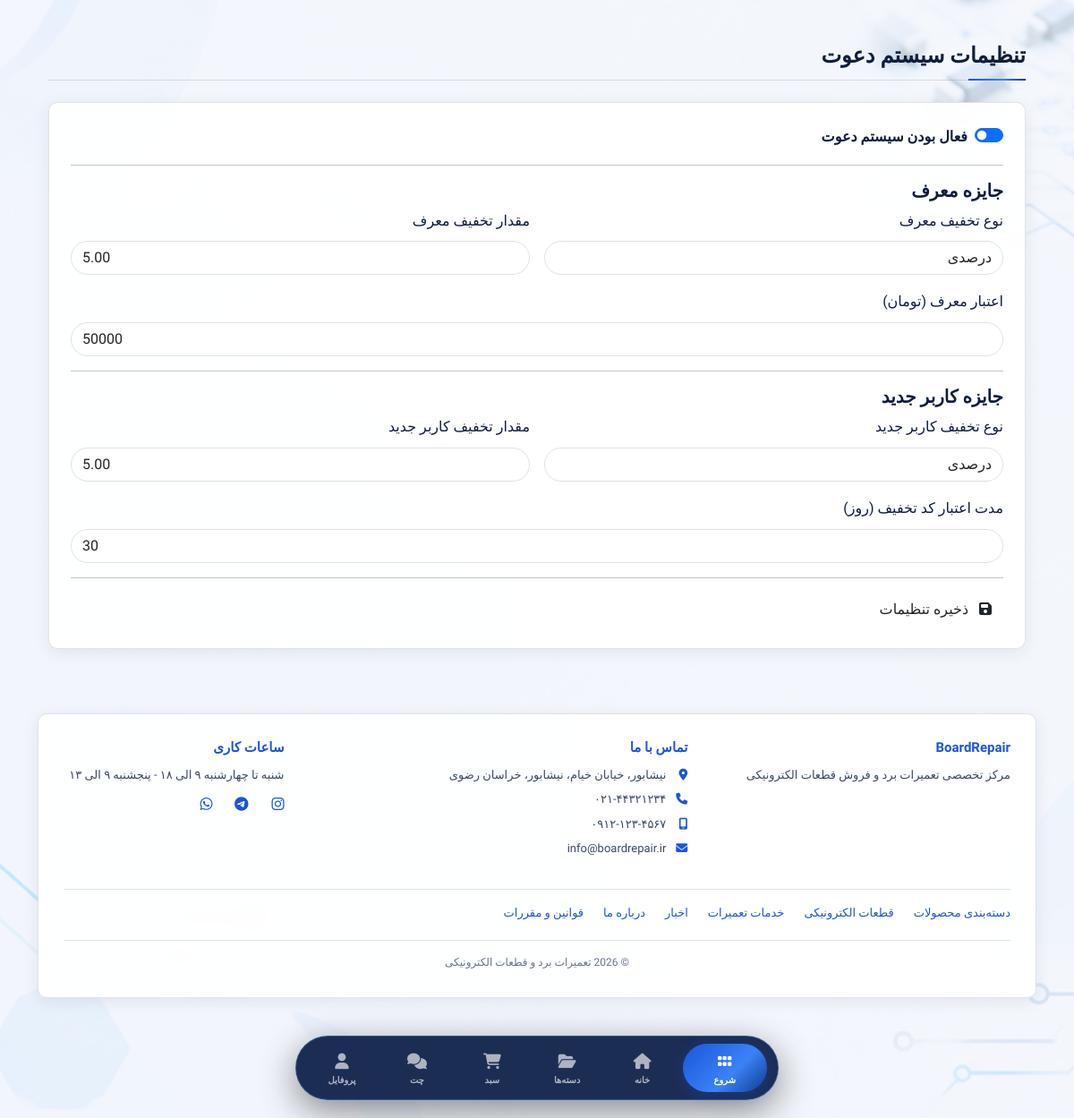
/admin-panel/referral-settings/ (signed in), run on the app's committed database.
### shop/models.py (models this page shows, shortened)
class ReferralSettings(models.Model):
    is_active = models.BooleanField(default=True, verbose_name="فعال بودن سیستم دعوت")
    referrer_discount_type = models.CharField(
        max_length=10,
        choices=[('percentage', 'درصدی'), ('fixed', 'ثابت')],
        default='percentage',
        verbose_name="نوع تخفیف برای معرف"
    )
    referrer_discount_amount = models.DecimalField(
        max_digits=5,
        decimal_places=2,
        default=5.00,
        verbose_name="مقدار تخفیف برای معرف"
    )
    referrer_credit_amount = models.DecimalField(
        max_digits=10,
        decimal_places=0,
        default=50000,
        verbose_name="مقدار اعتبار برای معرف (تومان)"
    )
    new_user_discount_type = models.CharField(
        max_length=10,
        choices=[('percentage', 'درصدی'), ('fixed', 'ثابت')],
        default='percentage',
        verbose_name="نوع تخفیف برای کاربر جدید"
    )
    new_user_discount_amount = models.DecimalField(
        max_digits=5,
        decimal_places=2,
        default=5.00,
        verbose_name="مقدار تخفیف برای کاربر جدید"
    )
    discount_expiry_days = models.PositiveIntegerField(
        default=30,
        verbose_name="مدت اعتبار کد تخفیف (روز)"
    )
    created_at = models.DateTimeField(auto_now_add=True)
    updated_at = models.DateTimeField(auto_now=True)
    class Meta:
        verbose_name = "تنظیمات دعوت"
        verbose_name_plural = "تنظیمات دعوت"

class SiteSettings(models.Model):
    COLOR_THEMES = [
        ('blue-gold', 'آبی و طلایی'),
        ('blue-blue', 'آبی و آبی'),
        ('black-blue', 'مشکی و آبی'),
        ('black-gold', 'مشکی و طلایی'),
    ]
    site_name = models.CharField(max_length=100, default="تعمیرات برد و قطعات الکترونیکی", verbose_name="نام سایت")
    site_description = models.TextField(blank=True, verbose_name="توضیحات سایت")
    logo_text = models.CharField(max_length=50, default="BoardRepair", verbose_name="متن لوگو")
    color_theme = models.CharField(max_length=20, choices=COLOR_THEMES, default='blue-gold', verbose_name="تم رنگی سایت")
    background_image = models.ImageField(upload_to='backgrounds/', blank=True, null=True, verbose_name="عکس پس‌زمینه")
    background_overlay_opacity = models.PositiveIntegerField(default=70, verbose_name="درصد تیرگی روی عکس (0-100)")
    background_fixed = models.BooleanField(default=True, verbose_name="ثابت بودن پس‌زمینه")
    address_line1 = models.CharField(max_length=200, default="تهران، خیابان اصلی", verbose_name="آدرس خط ۱")
    address_line2 = models.CharField(max_length=200, blank=True, verbose_name="آدرس خط ۲")
    address_city = models.CharField(max_length=100, default="تهران", verbose_name="شهر")
    address_state = models.CharField(max_length=100, default="تهران", verbose_name="استان")
    address_postal_code = models.CharField(max_length=20, blank=True, verbose_name="کد پستی")
    phone1 = models.CharField(max_length=20, default="۰۲۱-۴۴۳۲۱۲۳۴", verbose_name="تلفن ۱")
    phone2 = models.CharField(max_length=20, blank=True, verbose_name="تلفن ۲")
    mobile = models.CharField(max_length=20, default="۰۹۱۲-۱۲۳-۴۵۶۷", verbose_name="موبایل")
    email = models.EmailField(default="info@boardrepair.ir", verbose_name="ایمیل")
    instagram = models.CharField(max_length=100, blank=True, default="boardrepair", verbose_name="اینستاگرام")
    telegram = models.CharField(max_length=100, blank=True, default="boardrepair", verbose_name="تلگرام")
    whatsapp = models.CharField(max_length=100, blank=True, default="989121234567", verbose_name="واتساپ")
    working_hours = models.CharField(max_length=200, default="شنبه تا چهارشنبه ۹ الی ۱۸ - پنجشنبه ۹ الی ۱۳", verbose_name="ساعات کاری")
    min_amount_for_shaba = models.PositiveIntegerField(
        default=5000000,
        verbose_name="حداقل مبلغ برای شماره شبا (تومان)"
    )
    card_number = models.CharField(max_length=30, default="6037-9972-4418-1732", verbose_name="شماره کارت")
    card_holder_name = models.CharField(max_length=100, default="مدیر فروشگاه", verbose_name="نام صاحب کارت")
    shaba_number = models.CharField(max_length=30, default="IR123456789012345678901234", verbose_name="شماره شبا")
    bank_name = models.CharField(max_length=100, default="بانک ملی", verbose_name="نام بانک")
    updated_at = models.DateTimeField(auto_now=True)
    class Meta:
        verbose_name = "تنظیمات سایت"
        verbose_name_plural = "تنظیمات سایت"
    def get_full_address(self):
        address = self.address_line1
        if self.address_line2:
            address += f"، {self.address_line2}"
        address += f"، {self.address_city}، {self.address_state}"
        return address

### shop/views.py (the view, shortened to what this page needs)
# urls.py: path('admin-panel/referral-settings/', views.referral_settings_view, name='referral_settings'),
@login_required
@user_passes_test(lambda u: u.is_staff)
def referral_settings_view(request):
    settings = ReferralSettings.objects.first()
    if not settings:
        settings = ReferralSettings.objects.create()
    return render(request, 'shop/referral_settings.html', {'settings': settings})

### shop/context_processors.py (called while the page is built)
def site_settings(request):
    try:
        settings = SiteSettings.objects.first()
        if not settings:
            settings = SiteSettings.objects.create()
    except:
        settings = None
    return {
        'site_settings': settings,
    }

### shop/models.py (called while the page is built)
    def total_quantity(self):
        return sum(item.quantity for item in self.items.all())

### shop/views.py (called while the page is built)
def admin_access_middleware(get_response):
    def middleware(request):
        if request.path.startswith('/admin/') and not request.user.is_superuser:
            if is_admin_locked():
                return render(request, 'shop/admin_locked.html', status=403)
        return get_response(request)
    return middleware

### shop/templates/shop/referral_settings.html (shortened to what this page needs)
{% extends 'shop/base.html' %}
{% block content %}
<div class="container py-4">
    <h3 class="section-title">تنظیمات سیستم دعوت</h3>
    <div class="card-custom p-4">
        <form method="POST">
            <div class="mb-3">
                <div class="form-check form-switch">
                    <input class="form-check-input" type="checkbox" name="is_active" id="is_active" {% if settings.is_active %}checked{% endif %}>
                    <label class="form-check-label fw-bold" for="is_active">فعال بودن سیستم دعوت</label>
                </div>
            </div>
            <hr>
            <h5 class="fw-bold">جایزه معرف</h5>
            <div class="row g-3">
                <div class="col-md-6">
                    <label class="form-label">نوع تخفیف معرف</label>
                    <select name="referrer_discount_type" class="form-control rounded-pill">
                        <option value="percentage" {% if settings.referrer_discount_type == 'percentage' %}selected{% endif %}>درصدی</option>
                    </select>
                </div>
                <div class="col-md-6">
                    <label class="form-label">مقدار تخفیف معرف</label>
                    <input type="number" name="referrer_discount_amount" class="form-control rounded-pill" value="{{ settings.referrer_discount_amount }}" step="0.01">
                </div>
                <div class="col-md-12">
                    <label class="form-label">اعتبار معرف (تومان)</label>
                    <input type="number" name="referrer_credit_amount" class="form-control rounded-pill" value="{{ settings.referrer_credit_amount }}">
                </div>
            </div>
            <hr>
            <h5 class="fw-bold">جایزه کاربر جدید</h5>
            <div class="row g-3">
                <div class="col-md-6">
                    <label class="form-label">نوع تخفیف کاربر جدید</label>
                    <select name="new_user_discount_type" class="form-control rounded-pill">
                        <option value="percentage" {% if settings.new_user_discount_type == 'percentage' %}selected{% endif %}>درصدی</option>
                    </select>
                </div>
                <div class="col-md-6">
                    <label class="form-label">مقدار تخفیف کاربر جدید</label>
                    <input type="number" name="new_user_discount_amount" class="form-control rounded-pill" value="{{ settings.new_user_discount_amount }}" step="0.01">
                </div>
                <div class="col-md-12">
                    <label class="form-label">مدت اعتبار کد تخفیف (روز)</label>
                    <input type="number" name="discount_expiry_days" class="form-control rounded-pill" value="{{ settings.discount_expiry_days }}">
                </div>
            </div>
            <hr>
            <button type="submit" class="btn btn-primary-custom">
                <i class="fas fa-save me-2"></i> ذخیره تنظیمات
            </button>
        </form>
    </div>
</div>
{% endblock %}

### shop/templates/shop/base.html (shortened to what this page needs)
{% load static %}
<!DOCTYPE html>
<html lang="fa" dir="rtl" data-theme="{{ site_settings.color_theme|default:'blue-gold' }}">
<head>
    <link rel="stylesheet" href="https://cdnjs.cloudflare.com/ajax/libs/font-awesome/6.5.1/css/all.min.css">
    <link rel="stylesheet" href="https://cdn.jsdelivr.net/npm/bootstrap@5.3.3/dist/css/bootstrap.rtl.min.css">
</head>
<body>
    <main class="py-4" id="main-content">
        <div class="container">
            {% block content %}{% endblock %}
            {% if site_settings %}
            <footer class="site-footer card-custom" itemscope itemtype="https://schema.org/WPFooter">
                <div class="row g-4">
                    <div class="col-md-4">
                        <h6>{{ site_settings.logo_text }}</h6>
                        <p>{{ site_settings.site_description|default:"مرکز تخصصی تعمیرات برد و فروش قطعات الکترونیکی" }}</p>
                    </div>
                    <div class="col-md-5">
                        <h6>تماس با ما</h6>
                        <ul>
                            <li><i class="fas fa-location-dot"></i>{{ site_settings.get_full_address }}</li>
                            <li><i class="fas fa-phone"></i>{{ site_settings.phone1 }}{% if site_settings.phone2 %} - {{ site_settings.phone2 }}{% endif %}</li>
                            <li><i class="fas fa-mobile-screen"></i>{{ site_settings.mobile }}</li>
                            <li><i class="fas fa-envelope"></i>{{ site_settings.email }}</li>
                        </ul>
                    </div>
                    <div class="col-md-3">
                        <h6>ساعات کاری</h6>
                        <p>{{ site_settings.working_hours }}</p>
                        <div class="d-flex gap-3 mt-2">
                            {% if site_settings.instagram %}<a href="https://instagram.com/{{ site_settings.instagram }}" target="_blank" rel="noopener" aria-label="اینستاگرام"><i class="fab fa-instagram"></i></a>{% endif %}
                            {% if site_settings.telegram %}<a href="https://t.me/{{ site_settings.telegram }}" target="_blank" rel="noopener" aria-label="تلگرام"><i class="fab fa-telegram"></i></a>{% endif %}
                            {% if site_settings.whatsapp %}<a href="https://wa.me/{{ site_settings.whatsapp }}" target="_blank" rel="noopener" aria-label="واتساپ"><i class="fab fa-whatsapp"></i></a>{% endif %}
                        </div>
                    </div>
                </div>
                <nav class="footer-links" aria-label="پیوندهای مهم">
                    <a href="{% url 'shop:category_list' %}">دسته‌بندی محصولات</a>
                    <a href="{% url 'shop:component_list' %}">قطعات الکترونیکی</a>
                    <a href="{% url 'shop:repair_services' %}">خدمات تعمیرات</a>
                    <a href="{% url 'shop:news_list' %}">اخبار</a>
                    <a href="{% url 'shop:about' %}">درباره ما</a>
                    <a href="{% url 'shop:terms' %}">قوانین و مقررات</a>
                </nav>
                <div class="footer-bottom">© {% now "Y" %} {{ site_settings.site_name }}</div>
            </footer>
            {% endif %}
        </div>
    </main>
    <div class="bottom-dock">
        <nav class="dock-container" aria-label="ناوبری اصلی">
            <button class="dock-start-btn" onclick="toggleStartMenu()" id="startBtn" aria-label="منوی شروع">
                <i class="fas fa-grip"></i><span>شروع</span>
            </button>
            <a href="{% url 'shop:home' %}" class="dock-item {% if request.path == '/' %}active{% endif %}" aria-label="خانه">
                <i class="fas fa-house"></i><span>خانه</span>
            </a>
            <a href="{% url 'shop:category_list' %}" class="dock-item" aria-label="دسته‌ها">
                <i class="fas fa-folder-open"></i><span>دسته‌ها</span>
            </a>
            <a href="{% url 'shop:cart' %}" class="dock-item" aria-label="سبد خرید">
                <i class="fas fa-cart-shopping"></i><span>سبد</span>
            </a>
            <a href="{% url 'shop:chat' %}" class="dock-item" aria-label="چت پشتیبانی">
                <i class="fas fa-comments"></i><span>چت</span>
            </a>
            <a href="{% url 'shop:profile' %}" class="dock-item" aria-label="پروفایل">
                <i class="fas fa-user"></i><span>پروفایل</span>
            </a>
        </nav>
    </div>
</body>
</html>

### data on the page
ReferralSettings: is_active "☑", referrer_discount_type "درصدی", referrer_discount_amount "5.00", referrer_credit_amount "50000", new_user_discount_type "درصدی", new_user_discount_amount "5.00", discount_expiry_days "30"
SiteSettings: logo_text "BoardRepair", site_description "مرکز تخصصی تعمیرات برد و فروش قطعات الکترونیکی", get_full_address "نیشابور، خیابان خیام، نیشابور، خراسان رضوی", phone1 "۰۲۱-۴۴۳۲۱۲۳۴", mobile "۰۹۱۲-۱۲۳-۴۵۶۷", email "info@boardrepair.ir", working_hours "شنبه تا چهارشنبه ۹ الی ۱۸ - پنجشنبه ۹ الی ۱۳", site_name "تعمیرات برد و قطعات الکترونیکی"
